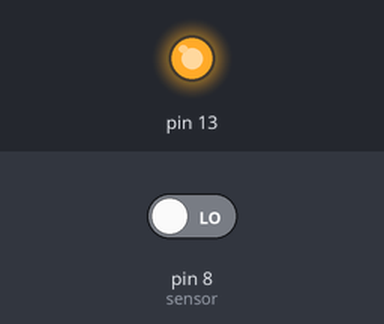
The sketch below on a simulated Arduino Uno, built with avr-gcc and run on an emulated ATmega328P. Parts: output pins drawn as LEDs (lit = HIGH). The test bench sets the inputs (shaded band); at power-on: pin 8 (sensor) LOW. What the sketch prints to the serial monitor is not drawn.

Above: at 1.6 s.
1.7 s: pin 8 (sensor) driven HIGH
At 3.1 s:
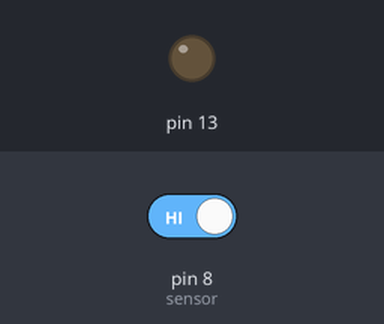
3.5 s: pin 8 (sensor) driven LOW
At 4.3 s:
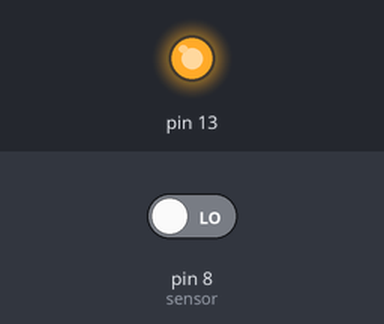
Timing chart, 0 to 6.5 s (numbered marks = the images above; inputs shaded):
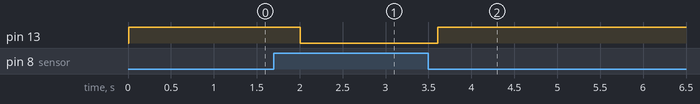

The sketch:

class19.ino
```cpp
int ACWATERPUMP = 13;
int sensor = 8;
int val;
void setup()
{
  Serial.begin(9600);
  Serial.println("*********************Waterpump automatic operate**********************");
  pinMode(13,OUTPUT);
  pinMode(8,INPUT);
}

void loop() {
  val = digitalRead(8);  //Read data from soil moisture sensor
  if(val == HIGH)
  {
  digitalWrite(13,LOW); //if soil moisture sensor provides LOW value send LOW value to relay
  }
  else
  {
  digitalWrite(13,HIGH); //if soil moisture sensor provides HIGH value send HIGH value to relay
  }
  delay(400); //Wait for few second and then continue the loop.
}
```

Measured:
- after the input at 1.7 s, pin 13: HIGH → LOW after 0.31 s
- after the input at 3.5 s, pin 13: LOW → HIGH after 0.11 s
